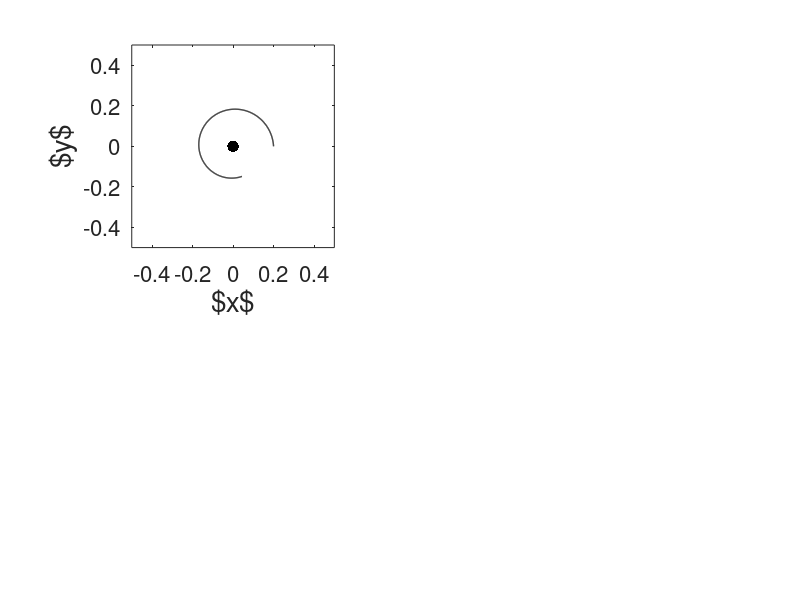

MATLAB code for this plot: (Note: this script raises an error after producing the figure.)
clear; clf;
subplot(221);
plot(0,0,'.k','Markersize',25);
set(gca,'Fontsize',16);
xlabel('$x$','Fontsize',20);
ylabel('$y$','Fontsize',20);
A=-.5; B=.5; C=-.5; D=.5;
axis([A,B,C,D]);
axis('square');

hold on;
I=-0.02;
t_final=5;
dt=0.01; dt05=dt/2;
m_steps=round(t_final/dt);
r(1)=0.2;
theta(1)=0;
for k=1:m_steps,
    r_inc=I*r(k)-r(k)^3;
    r_tmp=r(k)+dt05*r_inc;
    r_inc=I*r_tmp-r_tmp^3;
    r(k+1)=r(k)+dt*r_inc;
    theta(k+1)=k*dt;
end;
x=r.*cos(theta); y=r.*sin(theta);
plot(x,y,'-k','Linewidth',1);
u=[x(2)-x(1); y(2)-y(1)];
phi=0.1;
R=[cos(phi) sin(phi); -sin(phi) cos(phi)];
u=R*u;
arrow(A,B,C,D,x(1),y(1),u,0.075,1,'-k');


r(1)=0.2;
theta(1)=0;
for k=1:m_steps,
    r_inc=-(I*r(k)-r(k)^3);
    r_tmp=r(k)+dt05*r_inc;
    r_inc=-(I*r_tmp-r_tmp^3);
    r(k+1)=r(k)+dt*r_inc;
    theta(k+1)=-k*dt;
end;
x=r.*cos(theta); y=r.*sin(theta);
plot(x,y,'-k','Linewidth',1);
set(gca,'Xtick',[]);
set(gca,'Ytick',[]);
hold off;

title('$I<0$','Fontsize',20);
clear;

subplot(222);
I=0.5;
plot(0,0,'ok','Linewidth',1);
set(gca,'Fontsize',16);
xlabel('$x$','Fontsize',20);
ylabel('$y$','Fontsize',20);
A=-2; B=2; C=-2; D=2;
axis([A,B,C,D]);
axis('square');
hold on;
theta=[0:100]/100*2*pi;
xx=cos(theta); yy=sin(theta);
xx=sqrt(I)*xx; yy=sqrt(I)*yy;
plot(xx,yy,'-k','Linewidth',4);



t_final=3;
dt=0.001; dt05=dt/2;
m_steps=round(t_final/dt);
r0=0.4;
r(1)=r0;
theta(1)=0;
for k=1:m_steps,
    r_inc=I*r(k)-r(k)^3;
    r_tmp=r(k)+dt05*r_inc;
    r_inc=I*r_tmp-r_tmp^3;
    r(k+1)=r(k)+dt*r_inc;
    theta(k+1)=k*dt;
end;
x=r.*cos(theta); y=r.*sin(theta);
plot(x,y,'-k','Linewidth',1);
hold on;
u=[x(1000)-x(999); y(1000)-y(999)];
phi=0.3;
R=[cos(phi) sin(phi); -sin(phi) cos(phi)];
u=R*u;
arrow(A,B,C,D,x(1000),y(1000),u,0.075,1,'-k');

t_final=1;
dt=0.01; dt05=dt/2;
m_steps=round(t_final/dt);
z=zeros(m_steps+1,1);
r=z; theta=z;

r(1)=r0;
theta(1)=0;
for k=1:m_steps,
    r_inc=-(I*r(k)-r(k)^3);
    r_tmp=r(k)+dt05*r_inc;
    r_inc=-(I*r_tmp-r_tmp^3);
    r(k+1)=r(k)+dt*r_inc;
    theta(k+1)=-k*dt;
end;
x=r.*cos(theta); y=r.*sin(theta);
plot(x,y,'-k','Linewidth',1);

t_final=3;
dt=0.0001; dt05=dt/2;
m_steps=round(t_final/dt);
r0=1.2;
r(1)=r0;
theta(1)=-pi/2;
for k=1:m_steps,
    r_inc=I*r(k)-r(k)^3;
    r_tmp=r(k)+dt05*r_inc;
    r_inc=I*r_tmp-r_tmp^3;
    r(k+1)=r(k)+dt*r_inc;
    theta(k+1)=-pi/2+k*dt;
end;
x=r.*cos(theta); y=r.*sin(theta);
plot(x,y,'-k','Linewidth',1);
hold on;
u=[x(2)-x(1); y(2)-y(1)];
arrow(A,B,C,D,x(1),y(1),u,0.075,1,'-k');

t_final=3;
dt=0.0001; dt05=dt/2;
m_steps=round(t_final/dt);
r(1)=r0;
theta(1)=-pi/2;
for k=1:m_steps,
    r_inc=-(I*r(k)-r(k)^3);
    r_tmp=r(k)+dt05*r_inc;
    r_inc=-(I*r_tmp-r_tmp^3);
    r(k+1)=r(k)+dt*r_inc;
    theta(k+1)=-pi/2-k*dt;
end;
x=r.*cos(theta); y=r.*sin(theta);
plot(x,y,'-k','Linewidth',1);
set(gca,'Xtick',[]);
set(gca,'Ytick',[]);
title('$I>0$','Fontsize',20);


hold off;





shg;
